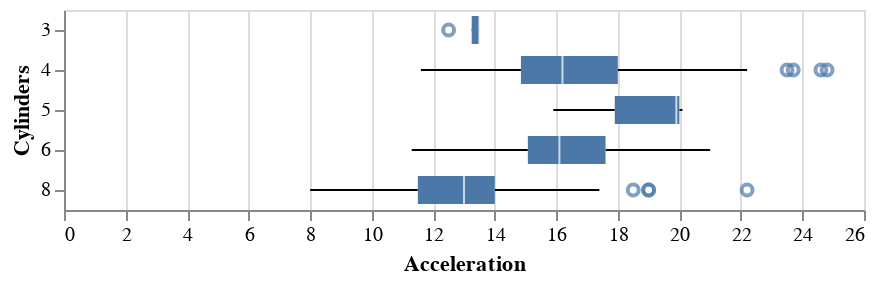

Notebook source saved alongside this figure:
### Markdown cell above
#### Example 3. Box Plot of Acceleration vs. Cylinders in Cars Dataset

### Code cell
alt.Chart(cars).mark_boxplot().encode(
    y='Cylinders:O',
    x='Acceleration:Q'
)

### Figure 1 — Vega-Lite specification as saved in the notebook (floating-point values rounded to 4 significant figures; data arrays with more than 128 entries replaced by an {"elided": "..."} marker saying what was removed)
{"config": {"view": {"continuousWidth": 400, "continuousHeight": 300}}, "data": {"name": "data-f02450ab61490a1363517a0190416235"}, "mark": "boxplot", "encoding": {"x": {"type": "quantitative", "field": "Acceleration"}, "y": {"type": "ordinal", "field": "Cylinders"}}, "$schema": "https://vega.github.io/schema/vega-lite/v4.8.1.json", "datasets": {"data-f02450ab61490a1363517a0190416235": {"elided": "406 records"}}}
